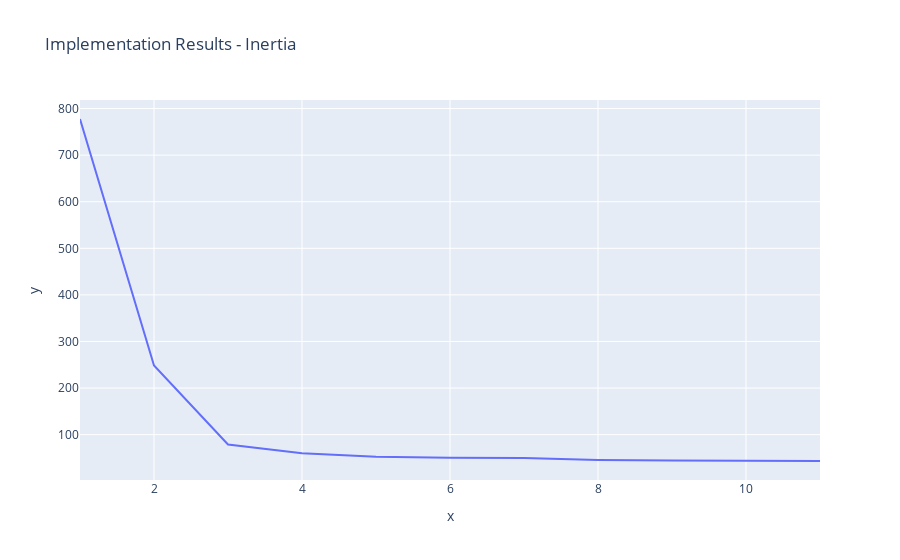

This figure's notebook cell:
### Code cell
sse_sk = []

for i in range(1, 12):
    clusters = fit_k_means(df=data, n_clusters=i, max_iter=20, random_state=999)
    sse_sk.append(fit_k_means.inertia)

ks_sk = np.arange(1, 12)

px.line(x=ks_sk, y=sse_sk, title="Implementation Results - Inertia")

### Figure 1 — Plotly figure (JSON) as saved in the notebook; plotly's stock layout.template omitted (floating-point values rounded to 4 significant figures)
{"data": [{"hovertemplate": "x=%{x}<br>y=%{y}<extra></extra>", "legendgroup": "", "line": {"color": "#636efa", "dash": "solid"}, "mode": "lines", "name": "", "orientation": "v", "showlegend": false, "type": "scatter", "x": [1, 2, 3, 4, 5, 6, 7, 8, 9, 10, 11], "xaxis": "x", "y": [777.6, 248.5, 78.95, 60.08, 52.8, 50.4, 49.79, 45.79, 44.34, 43.49, 43.43], "yaxis": "y"}], "layout": {"legend": {"tracegroupgap": 0}, "title": {"text": "Implementation Results - Inertia"}, "xaxis": {"anchor": "y", "domain": [0, 1], "title": {"text": "x"}}, "yaxis": {"anchor": "x", "domain": [0, 1], "title": {"text": "y"}}}}
